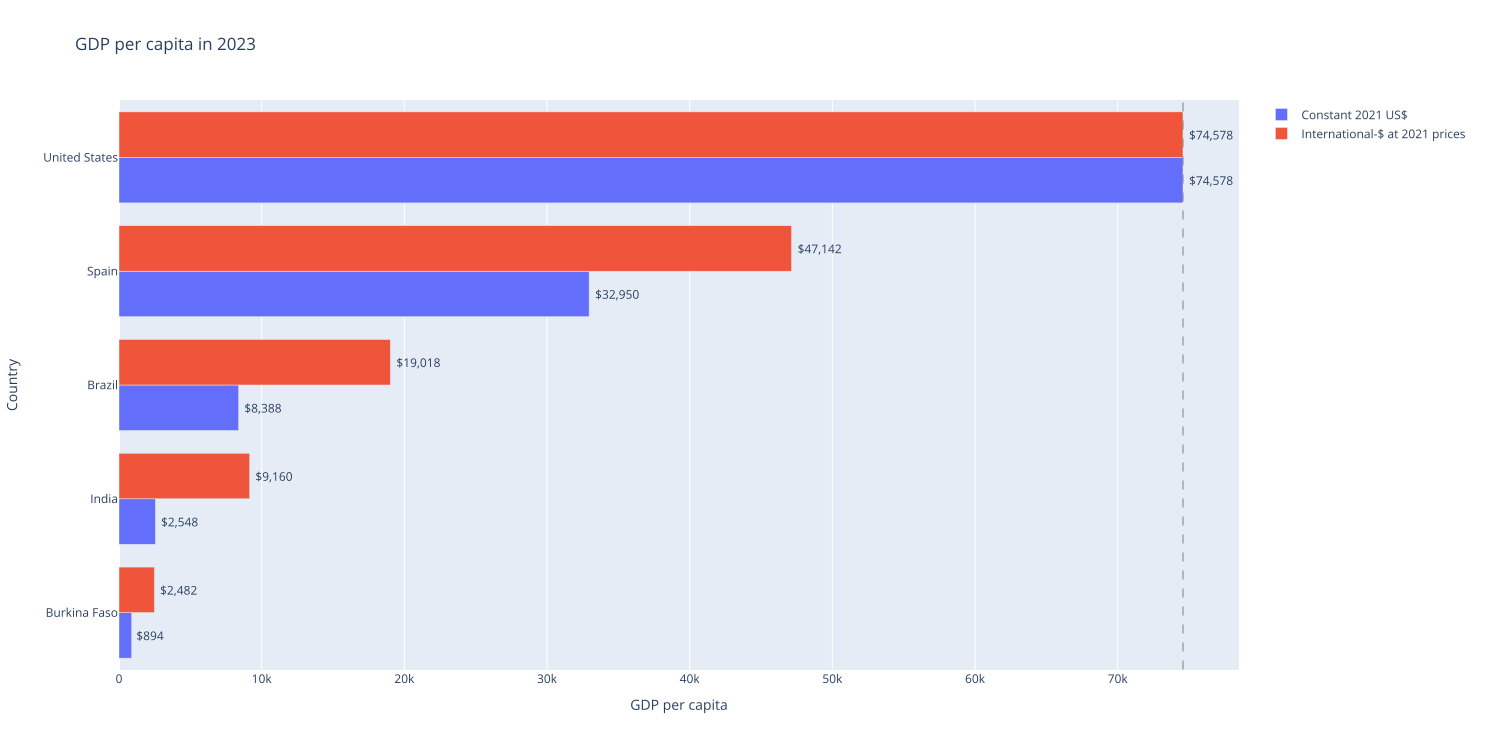

The Python source for this figure:
from pathlib import Path

import numpy as np
import pandas as pd
import plotly.express as px
import plotly.graph_objects as go

PARENT_DIR = Path(__file__).parent.absolute()

# Define OWID version of WDI data
WDI_VERSION = "2025-01-24"

# Define GDP variables
GDP_VARIABLES = ["ny_gdp_pcap_cd_adjusted", "ny_gdp_pcap_pp_kd"]

# Define countries with data
COUNTRIES = ["Burkina Faso", "India", "Brazil", "Spain", "United States"]

# Define WDI URL
WDI_URL = f"https://catalog.ourworldindata.org/garden/worldbank_wdi/{WDI_VERSION}/wdi/wdi.feather?nocache"

# Define width and height for the plot
WIDTH = 1500
HEIGHT = 750

# Open file
df_wdi = pd.read_feather(WDI_URL)

# Select variables I need:
df_wdi = df_wdi[["country", "year"] + GDP_VARIABLES]

# Select latest year
latest_year = df_wdi["year"].max()
df_wdi = df_wdi[df_wdi["year"] == latest_year].reset_index(drop=True)

# Select countries
df_wdi = df_wdi[df_wdi["country"].isin(COUNTRIES)].reset_index(drop=True)

# Sort countries by GDP_VARIABLES[1]
df_wdi = df_wdi.sort_values(by=GDP_VARIABLES[1], ascending=True).reset_index(drop=True)

# Plot a horizontal bar chart with each country in the y-axis and the GDP variables as colors
fig = go.Figure()

for variable in GDP_VARIABLES:
    fig.add_trace(
        go.Bar(
            y=df_wdi["country"],
            x=df_wdi[variable],
            name=variable,
            orientation="h",
        )
    )

fig.update_layout(
    title=f"GDP per capita in {latest_year}",
    yaxis_title="Country",
    xaxis_title="GDP per capita",
    barmode="group",
)
# Add values as labels
for i, variable in enumerate(GDP_VARIABLES):
    fig.data[i].text = df_wdi[variable]
    fig.data[i].texttemplate = "$%{text:,.0f}"
    fig.data[i].textposition = "outside"

# Update trace names
fig.data[0].name = "Constant 2021 US$"
fig.data[1].name = "International-$ at 2021 prices"

# Add a dotted line for the value of the United States
fig.add_shape(
    type="line",
    y0=-0.5,
    y1=len(COUNTRIES) - 0.5,
    x0=df_wdi[df_wdi["country"] == "United States"][GDP_VARIABLES[1]].values[0],
    x1=df_wdi[df_wdi["country"] == "United States"][GDP_VARIABLES[1]].values[0],
    line=dict(
        color="grey",
        width=1,
        dash="dash",
    ),
)

fig.write_image(
    PARENT_DIR / "gdp_comparison.svg",
    width=WIDTH,
    height=HEIGHT,
)

fig.show()
